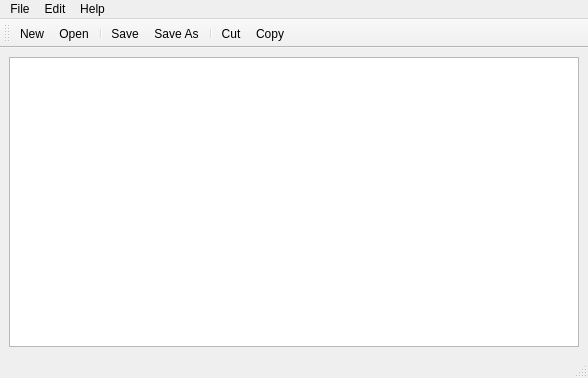
<?xml version="1.0" encoding="UTF-8"?>
<ui version="4.0">
 <class>MainWindow</class>
 <widget class="QMainWindow" name="MainWindow">
  <property name="geometry">
   <rect>
    <x>0</x>
    <y>0</y>
    <width>588</width>
    <height>378</height>
   </rect>
  </property>
  <property name="windowTitle">
   <string>MainWindow</string>
  </property>
  <widget class="QWidget" name="centralwidget">
   <layout class="QGridLayout" name="gridLayout">
    <item row="0" column="0">
     <widget class="QPlainTextEdit" name="editor"/>
    </item>
   </layout>
  </widget>
  <widget class="QMenuBar" name="menubar">
   <property name="geometry">
    <rect>
     <x>0</x>
     <y>0</y>
     <width>588</width>
     <height>21</height>
    </rect>
   </property>
   <widget class="QMenu" name="menuFile">
    <property name="title">
     <string>File</string>
    </property>
    <addaction name="actionNew"/>
    <addaction name="actionOpen"/>
    <addaction name="actionSave"/>
    <addaction name="actionSave_As"/>
    <addaction name="actionExit"/>
   </widget>
   <widget class="QMenu" name="menuEdit">
    <property name="title">
     <string>Edit</string>
    </property>
    <addaction name="actionCut"/>
    <addaction name="actionCopy"/>
   </widget>
   <widget class="QMenu" name="menuFormat">
    <property name="title">
     <string>Help</string>
    </property>
    <addaction name="actionAbout"/>
   </widget>
   <addaction name="menuFile"/>
   <addaction name="menuEdit"/>
   <addaction name="menuFormat"/>
  </widget>
  <widget class="QStatusBar" name="statusbar"/>
  <widget class="QToolBar" name="toolBar">
   <property name="windowTitle">
    <string>toolBar</string>
   </property>
   <attribute name="toolBarArea">
    <enum>TopToolBarArea</enum>
   </attribute>
   <attribute name="toolBarBreak">
    <bool>false</bool>
   </attribute>
   <addaction name="actionNew"/>
   <addaction name="actionOpen"/>
   <addaction name="separator"/>
   <addaction name="actionSave"/>
   <addaction name="actionSave_As"/>
   <addaction name="separator"/>
   <addaction name="actionCut"/>
   <addaction name="actionCopy"/>
  </widget>
  <action name="actionNew">
   <property name="icon">
    <iconset theme="document-new"/>
   </property>
   <property name="text">
    <string>New</string>
   </property>
   <property name="shortcut">
    <string>Ctrl+N</string>
   </property>
  </action>
  <action name="actionOpen">
   <property name="icon">
    <iconset theme="document-open"/>
   </property>
   <property name="text">
    <string>Open</string>
   </property>
   <property name="shortcut">
    <string>Ctrl+O</string>
   </property>
  </action>
  <action name="actionSave">
   <property name="icon">
    <iconset theme="QIcon::ThemeIcon::DocumentSave"/>
   </property>
   <property name="text">
    <string>Save</string>
   </property>
   <property name="shortcut">
    <string>Ctrl+S</string>
   </property>
  </action>
  <action name="actionSave_As">
   <property name="icon">
    <iconset theme="QIcon::ThemeIcon::DocumentSaveAs"/>
   </property>
   <property name="text">
    <string>Save As</string>
   </property>
   <property name="shortcut">
    <string>F12</string>
   </property>
  </action>
  <action name="actionExit">
   <property name="icon">
    <iconset theme="QIcon::ThemeIcon::EditClear"/>
   </property>
   <property name="text">
    <string>Exit</string>
   </property>
   <property name="shortcut">
    <string>Ctrl+W</string>
   </property>
  </action>
  <action name="actionCut">
   <property name="icon">
    <iconset theme="QIcon::ThemeIcon::EditCut"/>
   </property>
   <property name="text">
    <string>Cut</string>
   </property>
   <property name="shortcut">
    <string>Ctrl+X</string>
   </property>
  </action>
  <action name="actionCopy">
   <property name="icon">
    <iconset theme="QIcon::ThemeIcon::EditCopy"/>
   </property>
   <property name="text">
    <string>Copy</string>
   </property>
   <property name="shortcut">
    <string>Ctrl+C</string>
   </property>
  </action>
  <action name="actionAbout">
   <property name="text">
    <string>About</string>
   </property>
  </action>
 </widget>
 <resources/>
 <connections/>
</ui>
